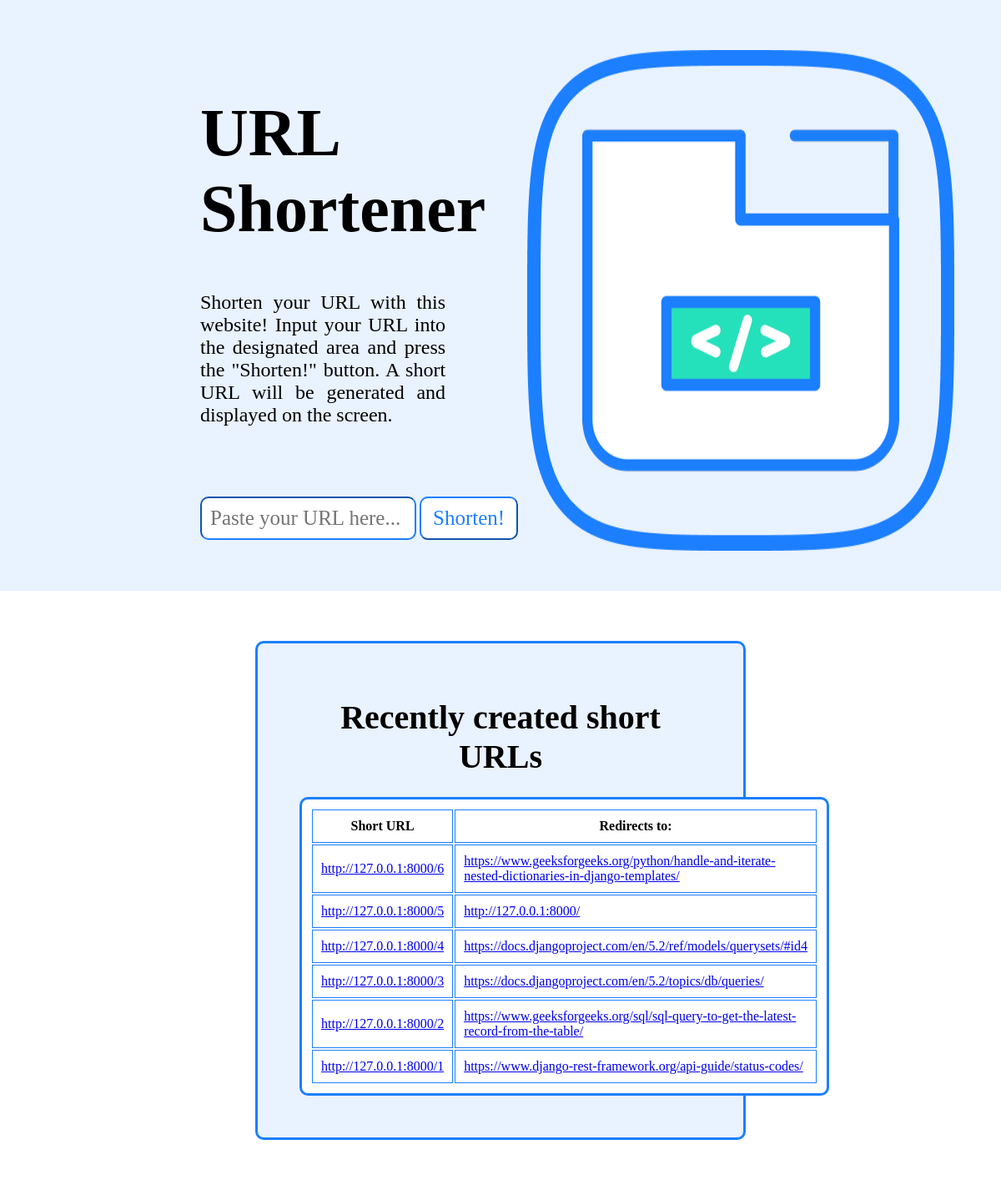
The app's page /, older data.
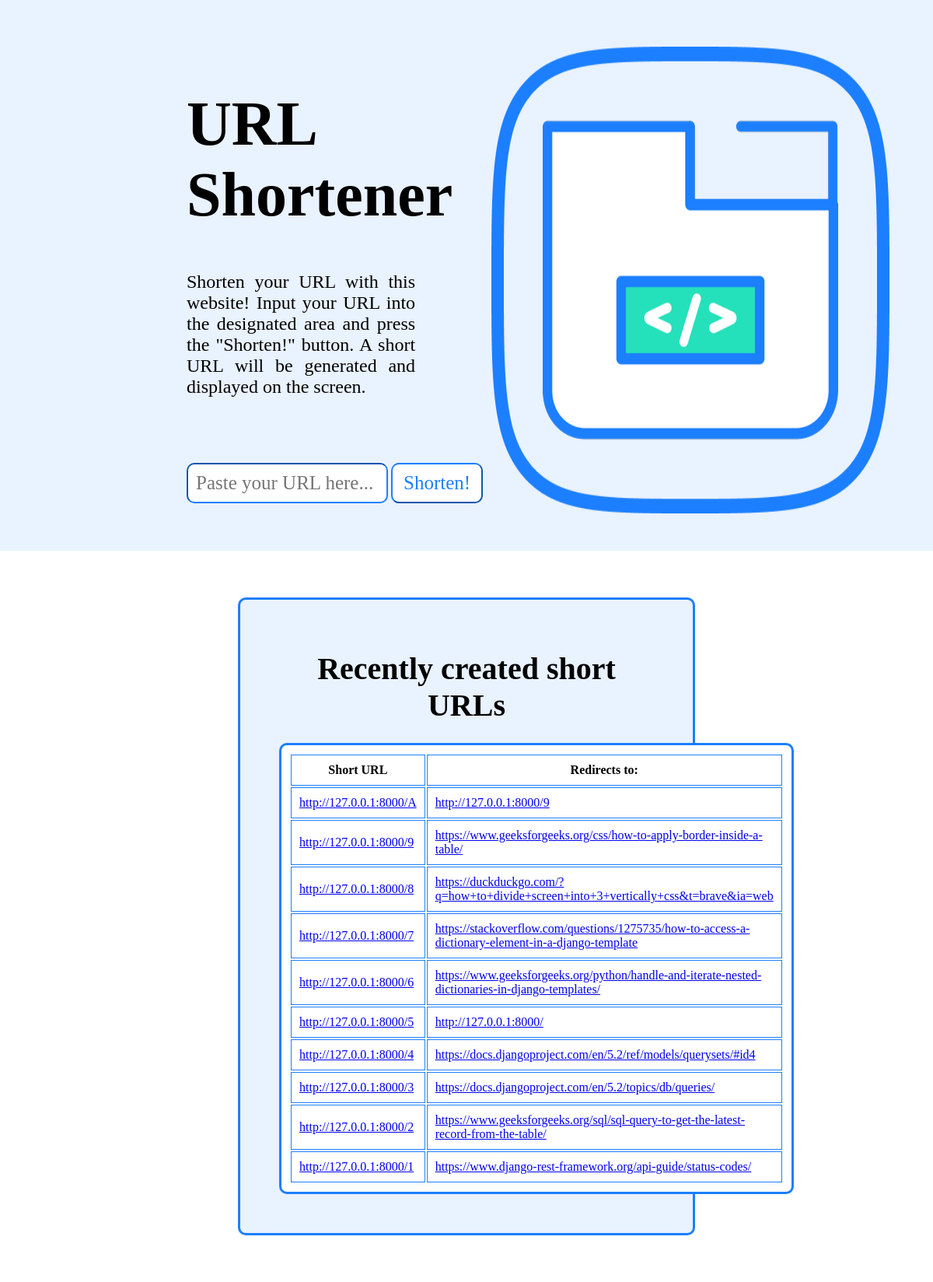
The same page, newer data.
### url_shortener_website/models.py (models this page shows)
class UrlMapping(models.Model):
    id = models.BigAutoField(primary_key=True) # Support massive amounts of entry IDs (for example: 100 million new URLs every day)
    shortcode = models.CharField(unique=True)
    original_url = models.CharField(null=False, unique=True)

### url_shortener_website/views.py (the view, shortened to what this page needs)
# urls.py: path('', url_shortener_view),
def url_shortener_view(request):
    context = {}
    saved_messages = messages.get_messages(request)
    context['latest_urls'] = LatestUrlFactory(latest_url_amount=10).fetch_urls()
    return render('./templates/main_page.html', template_name="main_page.html", context=context)

### url_shortener_website/utils.py (called while the page is built)
    def fetch_urls(self):
        latest_urls = UrlMapping.objects.order_by("-id").values()[:self.latest_url_amount]
        url_json = {}
        for url in latest_urls:
            url_json[url['shortcode']] = url['original_url']
        return url_json # Returns a dictionary containing latest urls

### url_shortener_website/templates/main_page.html (shortened to what this page needs)
{% load static %}
<!DOCTYPE html>
<html lang="en">
  <head>
    <link rel="stylesheet" href="{% static './styles.css' %}" />
  </head>
  <body>
    <div id="mainTitleContainer">
      <div id="mainTitleSubContainer">
        <h1 id="mainHeader">URL Shortener</h1>
        <p id="subText">
          Shorten your URL with this website! Input your URL into the designated
          area and press the "Shorten!" button. A short URL will be generated
          and displayed on the screen.
        </p>
        <div id="interactiveContainer">
          <div id="userInteractionContainer">
            <input id="userInput" placeholder="Paste your URL here..." />
            <button type="button" id="shortenButton">Shorten!</button>
          </div>
        </div>
      </div>
      <img id="urlIcon" src="{% static 'url_icon.png' %}" />
    </div>
    <div id="outputContainer">
    </div>
    <div id="urlsContainerWrapper">
      <div id="latestUrlsContainer">
        <h3 id="latestUrlsText">Recently created short URLs</h3>
        <table id="latestUrlsTable">
          <tr>
            <th>Short URL</th>
            <th>Redirects to:</th>
          </tr>
          {% for shortcode, original_url in latest_urls.items %}
          <tr>
            <td>
              <a href="http://127.0.0.1:8000/{{shortcode}}"
                >http://127.0.0.1:8000/{{shortcode}}</a
              >
            </td>
            <td><a href="{{ original_url }}">{{ original_url }}</a></td>
          </tr>
          {% endfor %}
        </table>
      </div>
    </div>
  </body>
</html>

### url_shortener_website/static/styles.css (style rules this page uses)
body { margin:0px; }
#mainTitleContainer { display: flex; justify-content: space-between; margin: auto; padding-top:5%; padding-left:20%; padding-right: 20%; padding-bottom: 2%; background-color: #e9f2ff; }
#outputContainer { padding-top:1%; padding-left:25%; padding-right: 25%; padding-bottom: 1%; display: flex; align-items: center; justify-content: center; background-color: #e9f2ff; }
#mainHeader { font-family: 'Elure'; font-size: 500%; padding-right: 50px; }
#subText { font-family: 'Elure'; font-size: 150%; text-align: justify; padding-right: 50px; padding-bottom: 50px; width: 75%; }
#shortenButton { font-family:'Elure'; font-size: 50px; transition-duration: 0.4s; color: #1c7fff; background-color: white; width: 30%; border-color: #1c7fff; font-size: 25px; border-radius: 10px; padding: 10px; margin-top: 10px; }
#userInput { width: 60%; border-radius: 10px; padding: 10px; border-color: #1c7fff; font-family:'Elure'; font-size: 25px; }
#userInteractionContainer { height: 75px; }
#urlsContainerWrapper { margin-left: 15%; margin-right: 15%; background-color: white; padding-top:5%; padding-bottom:5%; }
#latestUrlsContainer { margin-left: 15%; margin-right: 15%; border-color:#1c7fff; border-style: solid; border-radius: 10px; align-items: center; justify-content: center; padding-bottom:50px; padding-top:25px; padding-left: 50px; padding-right: 50px; background-color: #e9f2ff; }
#latestUrlsTable { margin-left: auto; margin-right: auto; font-family: 'Elure'; background-color:white; border-color: #1c7fff; border-style: solid; border-radius: 10px; padding: 10px; }
th, td { padding: 10px; border: 1px solid #1c7fff; }
#latestUrlsText { text-align: center; margin-bottom: 25px; font-family: 'Elure'; font-size:40px; }

Row changes from the older to the newer data that the page shows:
added UrlMapping: latest_urls "http://127.0.0.1:8000/9"
added UrlMapping: latest_urls "https://www.geeksforgeeks.org/css/how-to-apply-border-inside-a-table/"
added UrlMapping: latest_urls "https://duckduckgo.com/?q=how+to+divide+screen+into+3+vertically+css&t=brave&ia=web"
added UrlMapping: latest_urls "https://stackoverflow.com/questions/1275735/how-to-access-a-dictionary-element-in-a-django-template"
Text that changed along with them:
new list line: "http://127.0.0.1:8000/ A"
new list line: "http://127.0.0.1:8000/ 9"
new list line: "http://127.0.0.1:8000/ 8"
new list line: "http://127.0.0.1:8000/ 7"
